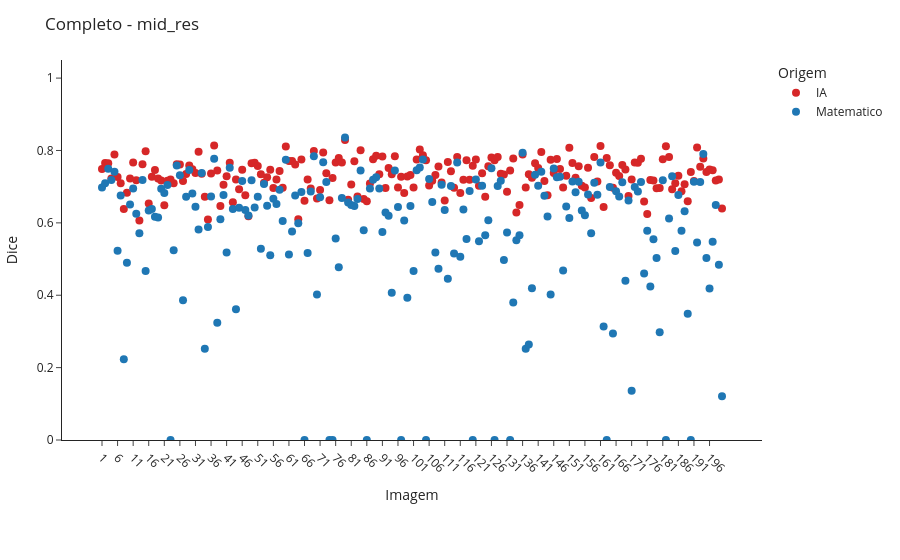
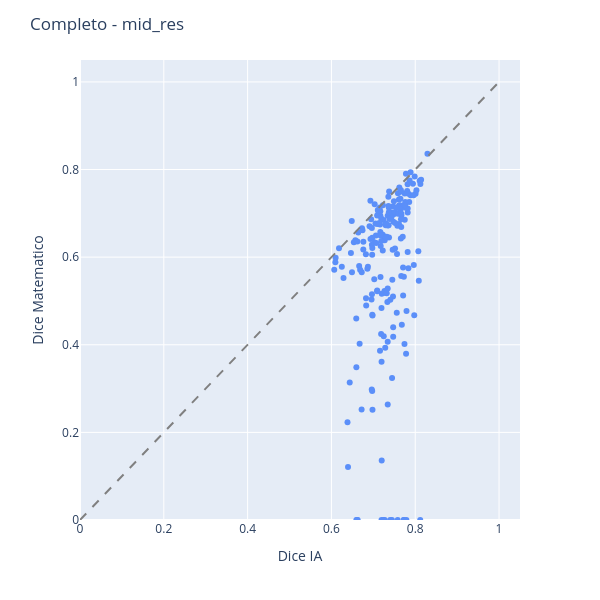

Write notebook code for charts like these, in order.
### Markdown cell above
### Completo

### Code cell
# Completo - Mid Res
scenario_image_df = cmp.build_ostia_image_comparison_df(full_ia_df, full_math_df)
viz.plot_image_dice_scatter_interactive(scenario_image_df, "mid_res", comparison_title="Completo")
viz.plot_ia_vs_math_scatter_interactive(scenario_image_df, "mid_res", comparison_title="Completo")

### Figure 1 — Plotly figure (JSON) as saved in the notebook; plotly's stock layout.template omitted (floating-point values rounded to 4 significant figures; data arrays with more than 128 entries replaced by an {"elided": "..."} marker saying what was removed)
{"data": [{"customdata": {"elided": "200x2 mixed values"}, "hovertemplate": "img_id: %{customdata[0]}<br>Dice: %{y:.3f}<br>Metodo: %{customdata[1]}<extra></extra>", "marker": {"color": "#D62728", "size": 8}, "mode": "markers", "name": "IA", "type": "scatter", "x": {"elided": "200 str values"}, "y": {"elided": "200 float values"}}, {"customdata": {"elided": "200x2 mixed values"}, "hovertemplate": "img_id: %{customdata[0]}<br>Dice: %{y:.3f}<br>Metodo: %{customdata[1]}<extra></extra>", "marker": {"color": "#1F77B4", "size": 8}, "mode": "markers", "name": "Matematico", "type": "scatter", "x": {"elided": "200 str values"}, "y": {"elided": "200 float values"}}], "layout": {"legend": {"title": {"text": "Origem"}}, "margin": {"b": 120, "l": 40, "r": 20, "t": 60}, "title": {"text": "Completo - mid_res"}, "xaxis": {"tickangle": 45, "title": {"text": "Imagem"}}, "yaxis": {"range": [0, 1.05], "title": {"text": "Dice"}}}}

### Figure 2 — Plotly figure (JSON) as saved in the notebook; plotly's stock layout.template omitted (floating-point values rounded to 4 significant figures; data arrays with more than 128 entries replaced by an {"elided": "..."} marker saying what was removed)
{"data": [{"customdata": {"elided": "200x3 mixed values"}, "hovertemplate": "ia_dice=%{x}<br>math_dice=%{y}<br>img_id=%{customdata[0]}<br>ia_method=%{customdata[1]}<br>math_method=%{customdata[2]}<extra></extra>", "legendgroup": "", "marker": {"color": "#5B8FF9", "symbol": "circle"}, "mode": "markers", "name": "", "orientation": "v", "showlegend": false, "type": "scatter", "x": {"elided": "200 float values"}, "xaxis": "x", "y": {"elided": "200 float values"}, "yaxis": "y"}], "layout": {"height": 600, "legend": {"tracegroupgap": 0}, "margin": {"t": 60}, "shapes": [{"line": {"color": "gray", "dash": "dash"}, "type": "line", "x0": 0, "x1": 1, "y0": 0, "y1": 1}], "title": {"text": "Completo - mid_res"}, "width": 600, "xaxis": {"anchor": "y", "domain": [0, 1], "range": [0, 1.05], "title": {"text": "Dice IA"}}, "yaxis": {"anchor": "x", "domain": [0, 1], "range": [0, 1.05], "title": {"text": "Dice Matematico"}}}}
